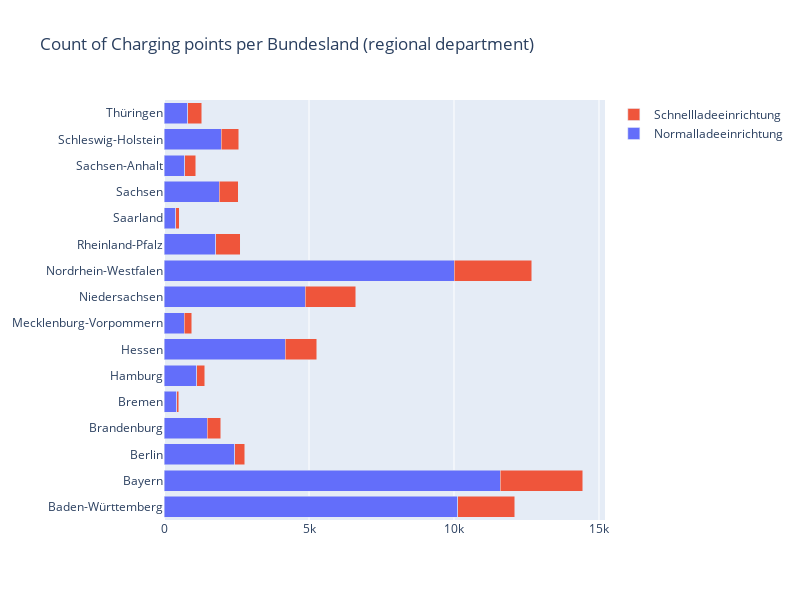

Notebook cell for this chart:
### Code cell
fig_land_cnt = go.Figure()

for art in grouped_cnt["Art der Ladeeinrichung"].unique():

    fig_land_cnt.add_trace(
        go.Bar(
            y = grouped_cnt[grouped_cnt["Art der Ladeeinrichung"] == art]["Bundesland"],
            x = grouped_cnt[grouped_cnt["Art der Ladeeinrichung"] == art]["Betreiber"],
            name = art,
            orientation="h"
        )
    )

fig_land_cnt.update_layout(
    barmode = "stack",
    autosize=False,
    width=800, 
    height=600,
    title="Count of Charging points per Bundesland (regional department)"
)

fig_land_cnt.show()

### Figure 1 — Plotly figure (JSON) as saved in the notebook; plotly's stock layout.template omitted (floating-point values rounded to 4 significant figures)
{"data": [{"name": "Normalladeeinrichtung", "orientation": "h", "type": "bar", "x": [10125, 11589, 2448, 1486, 443, 1137, 4184, 693, 4867, 10007, 1776, 405, 1901, 710, 1971, 817], "y": ["Baden-Württemberg", "Bayern", "Berlin", "Brandenburg", "Bremen", "Hamburg", "Hessen", "Mecklenburg-Vorpommern", "Niedersachsen", "Nordrhein-Westfalen", "Rheinland-Pfalz", "Saarland", "Sachsen", "Sachsen-Anhalt", "Schleswig-Holstein", "Thüringen"]}, {"name": "Schnellladeeinrichtung", "orientation": "h", "type": "bar", "x": [1975, 2858, 338, 472, 69, 260, 1084, 260, 1737, 2669, 857, 120, 651, 384, 601, 484], "y": ["Baden-Württemberg", "Bayern", "Berlin", "Brandenburg", "Bremen", "Hamburg", "Hessen", "Mecklenburg-Vorpommern", "Niedersachsen", "Nordrhein-Westfalen", "Rheinland-Pfalz", "Saarland", "Sachsen", "Sachsen-Anhalt", "Schleswig-Holstein", "Thüringen"]}], "layout": {"autosize": false, "barmode": "stack", "height": 600, "title": {"text": "Count of Charging points per Bundesland (regional department)"}, "width": 800}}
